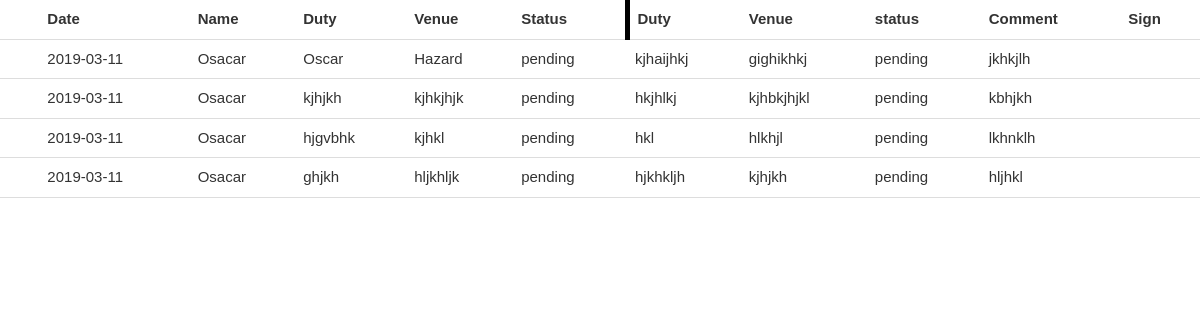
Page /Admin/processDateChange.php?dateValue=2019-03-11 on the committed database.
### tables this page shows
CREATE TABLE `rotausersduty` (
  `ID` int(10) NOT NULL,
  `userName` varchar(255) NOT NULL,
  `dutyDate` date NOT NULL,
  `morningDuty` varchar(255) NOT NULL,
  `morningVenue` varchar(255) NOT NULL,
  `afternoonDuty` varchar(255) NOT NULL,
  `afternoonVenue` varchar(255) NOT NULL,
  `morningStatus` enum('pending','active','ended','') NOT NULL DEFAULT 'pending',
  `afternoonStatus` enum('pending','active','ended','') NOT NULL DEFAULT 'pending',
  `comment` varchar(255) NOT NULL
);

### Admin/processDateChange.php (the view, shortened to what this page needs)
<?php
$conn = mysqli_connect("localhost", "pasodomo_oscar", "Oscar3296!!!", "pasodomo_pasodo");
?>
<!DOCTYPE html>
<html>
<head>
 <?php
    include('../links/simple_html_dom.php');
    echo file_get_html('../links/htmllinks.html');
  ?>
</head>
<body>
<?php
$dateValue = $_GET['dateValue'];
$sql="SELECT * FROM rotausersduty WHERE dutyDate = '$dateValue'";
$result = mysqli_query($conn,$sql);
echo "<div ng-controller=\"adminCtrl\"  class=\"table-responsive\">
		<table class=\"w3-table w3-bordered w3-striped\" >
			<thead>
				<th></th>
                <th>Date</th>
                <th>Name</th>
                <th>Duty</th>
                <th>Venue</th>
                <th style=\"border-right: 5px solid black\">Status</th>
                <th>Duty</th>
                <th>Venue</th>
                <th>status</th>
                <th>Comment</th>
                <th>Sign</th>
			</thead>";
while($row = mysqli_fetch_array($result)) {
    echo "<tbody id=\"myTable\"> <tr>";
	echo "<td>" . "</td>";
    echo "<td>" . $row['dutyDate'] . "</td>";
    echo "<td>" . $row['userName'] . "</td>";
    echo "<td>" . $row['morningDuty'] . "</td>";
    echo "<td>" . $row['morningVenue'] ."</td>";
    echo "<td>" . $row['morningStatus'] ."</td>";
    echo "<td>" . $row['afternoonDuty'] ."</td>";
    echo "<td>" . $row['afternoonVenue'] ."</td>";
    echo "<td>" . $row['afternoonStatus'] ."</td>";
    echo "<td>" . $row['comment'] ."</td>";
    echo "<td>"."</td>";
    echo "</tr>";
    echo "</tbody>";
}
echo "</table>";
echo "</div>";
?>
</body>
</html>

### css/w3.css (style rules this page uses)
html { box-sizing:border-box }
*,*:before,*:after { box-sizing:inherit }
html { -ms-text-size-adjust:100%;-webkit-text-size-adjust:100% }
body { margin:0 }
html,body { font-family:Verdana,sans-serif;font-size:15px;line-height:1.5 }
html { overflow-x:hidden }
.w3-table,.w3-table-all { border-collapse:collapse;border-spacing:0;width:100%;display:table }
.w3-bordered tr,.w3-table-all tr { border-bottom:1px solid #ddd }
.w3-table td,.w3-table th,.w3-table-all td,.w3-table-all th { padding:8px 8px;display:table-cell;text-align:left;vertical-align:top }
.w3-table th:first-child,.w3-table td:first-child,.w3-table-all th:first-child,.w3-table-all td:first-child { padding-left:16px }

### rows in the picture
rotausersduty: dutyDate "2019-03-11", userName "Osacar", morningDuty "Oscar", morningVenue "Hazard", morningStatus "pending", afternoonDuty "kjhaijhkj", afternoonVenue "gighikhkj", afternoonStatus "pending", comment "jkhkjlh"
rotausersduty: dutyDate "2019-03-11", userName "Osacar", morningDuty "kjhjkh", morningVenue "kjhkjhjk", morningStatus "pending", afternoonDuty "hkjhlkj", afternoonVenue "kjhbkjhjkl", afternoonStatus "pending", comment "kbhjkh"
rotausersduty: dutyDate "2019-03-11", userName "Osacar", morningDuty "hjgvbhk", morningVenue "kjhkl", morningStatus "pending", afternoonDuty "hkl", afternoonVenue "hlkhjl", afternoonStatus "pending", comment "lkhnklh"
rotausersduty: dutyDate "2019-03-11", userName "Osacar", morningDuty "ghjkh", morningVenue "hljkhljk", morningStatus "pending", afternoonDuty "hjkhkljh", afternoonVenue "kjhjkh", afternoonStatus "pending", comment "hljhkl"
